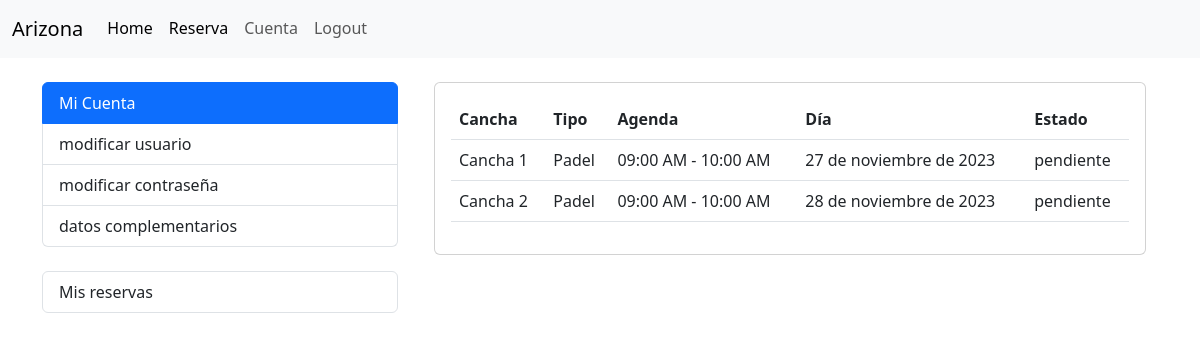
Screenshot of /cliente/reservas_user/ (signed in) with the database file from the repository.
### cliente/models.py (models this page shows, shortened)
class Reserva(models.Model):
    cliente = models.ForeignKey(Cliente, on_delete=models.CASCADE)
    agenda = models.ForeignKey(Agenda, on_delete=models.CASCADE)
    dia = models.DateField()
    ESTADO_CHOICES = [
        ('disponible', 'Disponible'),
        ('pendiente', 'Pendiente'),
        ('finalizada', 'Finalizada'),
    ]
    estado = models.CharField(max_length=20, choices=ESTADO_CHOICES, default='disponible')
    class Meta:
        unique_together = ('agenda', 'cliente', 'dia')

### servicio/models.py (models this page shows, shortened)
class Agenda(models.Model):
    cancha = models.ForeignKey(Cancha, on_delete=models.CASCADE)
    horario = models.ForeignKey(Horario, on_delete=models.CASCADE)
    disponible = models.BooleanField(default=True)
    class Meta:
        verbose_name = _('Agenda')
        verbose_name_plural = _('Agendas')
        unique_together = ('cancha', 'horario')

class Cancha(models.Model):
    NUMERACION_CHOICES = [
        ('1', 'Cancha 1'),
        ('2', 'Cancha 2'),
        ('3', 'Cancha 3'),
        ('4', 'Cancha 4'),
        ('5', 'Cancha 5'),
        ('6', 'Cancha 6'),
        ('7', 'Cancha 7'),
        ('8', 'Cancha 8'),
    ]
    numeracion = models.CharField(max_length=10, choices=NUMERACION_CHOICES)
    tipo = models.ForeignKey(TipoCancha, on_delete=models.CASCADE, related_name='canchas')
    def __str__(self):
        return f'Cancha {self.numeracion}'
    class Meta:
        verbose_name = _('Cancha')
        verbose_name_plural = _('Canchas')

class TipoCancha(models.Model):
    nombre = models.CharField(max_length=50)
    precio = models.DecimalField(max_digits=8, decimal_places=0)
    descripcion = models.TextField()
    def __str__(self):
        return self.nombre
    class Meta:
        verbose_name = _('Tipo de Cancha')
        verbose_name_plural = _('Tipos de Canchas')

class Horario(models.Model):
    AM = 'AM'
    PM = 'PM'
    MERIDIEM_CHOICES = [
        (AM, 'AM'),
        (PM, 'PM'),
    ]
    hora_inicio = models.TimeField()
    hora_fin = models.TimeField()
    meridiem = models.CharField(max_length=2, choices=MERIDIEM_CHOICES, default=PM)
    def __str__(self):
        return f'{self.hora_inicio.strftime("%I:%M %p")} - {self.hora_fin.strftime("%I:%M %p")}'

### cliente/views.py (the view)
# urls.py: path('reservas_user/', views.listar_reservas_usuario, name='listar_reservas_usuario'),
def listar_reservas_usuario(request):
    try:
        cliente = request.user.cliente
    except Cliente.DoesNotExist:
        messages.warning(request, 'Necesitas crear un Cliente para acceder a esta página')
        return redirect(reverse('cliente:cliente_create'))
    reservas = Reserva.objects.filter(cliente=cliente)
    return render(request, 'reserva/reservas_usuario.html', {'reservas': reservas})

### cliente/templates/reserva/reservas_usuario.html (shortened to what this page needs)
{% extends "accounts/index.html" %}
{% block accounts_container %}
<div class="container">
  <div class="card">
    <div class="card-body">
      {% if reservas %}
      <table class="table reserva-table">
        <thead>
          <tr>
            <th>Cancha</th>
            <th>Tipo</th>
            <th>Agenda</th>
            <th>Día</th>
            <th>Estado</th>
          </tr>
        </thead>
        <tbody>
          {% for reserva in reservas %}
          <tr >
            <td>{{ reserva.agenda.cancha }}</td>
            <td>{{ reserva.agenda.cancha.tipo }}</td>
            <td>{{ reserva.agenda.horario }}</td>
            <td>{{ reserva.dia }}</td>
            <td>{{ reserva.estado }}</td>
          </tr>
          {% empty %}
          <tr>
            <td colspan="4">No hay servicio disponibles.</td>
          </tr>
          {% endfor %}
        </tbody>
      </table>
      {% else %}
      <p>No hay reservas disponibles.</p>
      {% endif %}
    </div>
  </div>
</div>
{% endblock %}

### rows the page displays
Reserva: agenda.cancha "Cancha 1", agenda.cancha.tipo "Padel", agenda.horario "09:00 AM - 10:00 AM", dia "27 de noviembre de 2023", estado "pendiente"
Reserva: agenda.cancha "Cancha 2", agenda.cancha.tipo "Padel", agenda.horario "09:00 AM - 10:00 AM", dia "28 de noviembre de 2023", estado "pendiente"
